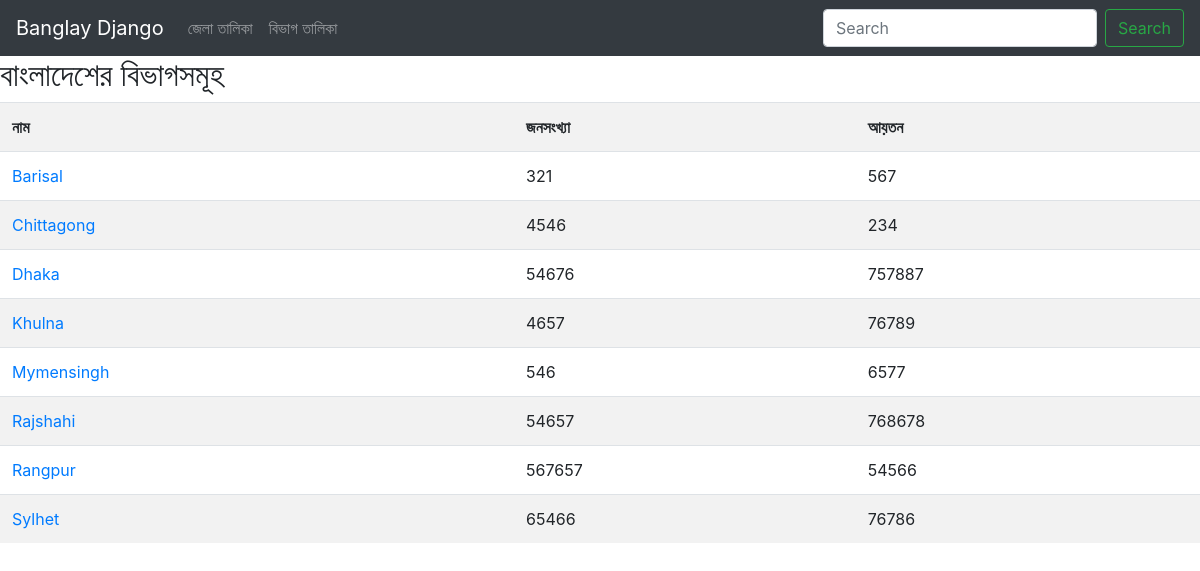
Screenshot of /info/divisions/ with the database file from the repository.
### information/models.py (models this page shows, shortened)
class Divisions(models.Model):
    name= models.CharField(max_length=50)
    population= models.IntegerField()
    area= models.IntegerField()

### information/views.py (the view)
def division_list(request):
    divisions = Divisions.objects.all()
    context ={
        'divisions':divisions,
    }
    return render(request, 'info/divisions.html', context)

### templates/info/divisions.html
{% extends 'base.html' %}
{% block content %}
    <h2>বাংলাদেশের বিভাগসমূহ </h2>
    <table class="table table-striped">
        <tr>
            <th>নাম</th>
            <th>জনসংখ্যা </th>
            <th>আয়তন </th>
        </tr>
        {% for div in divisions %}
            <tr>
                <td><a href="{% url 'dists_of_division' div.id%}">{{ div.name }}</a></td>
                <td>{{ div.population }}</td>
                <td>{{ div.area }}</td>
            </tr>
        {% endfor %}
    </table>
{% endblock %}

### rows the page displays
Divisions: name "Barisal", population "321", area "567"
Divisions: name "Chittagong", population "4546", area "234"
Divisions: name "Dhaka", population "54676", area "757887"
Divisions: name "Khulna", population "4657", area "76789"
Divisions: name "Mymensingh", population "546", area "6577"
Divisions: name "Rajshahi", population "54657", area "768678"
Divisions: name "Rangpur", population "567657", area "54566"
Divisions: name "Sylhet", population "65466", area "76786"
